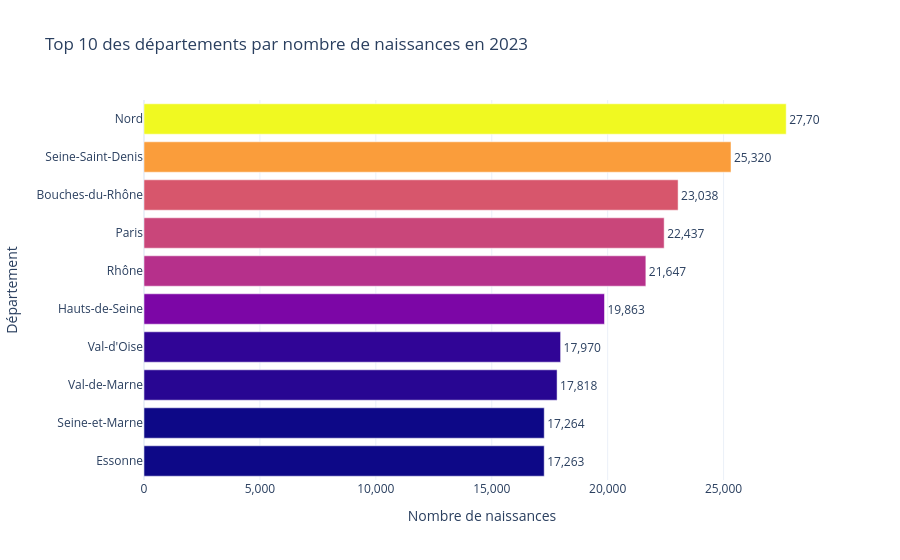

Here is the notebook cell this chart was saved with:
### Markdown cell above
## 3.5 Top 10 des départements en 2023 — barres horizontales Plotly

### Choix de la technique

Un graphique en **barres horizontales** est plus lisible qu'un graphique vertical lorsque les noms des départements sont longs.  
Le tri facilite la comparaison et les étiquettes affichent directement les valeurs.

Plotly permet également d'explorer les données au survol et prépare une intégration simple avec `st.plotly_chart()` dans Streamlit.

### Code cell
# Sélection et tri des dix départements ayant le plus de naissances
top10_departements = (
    df_departements[["zone_géographique", "2023_naissances_totales"]]
    .copy()
    .rename(columns={
        "zone_géographique": "Département",
        "2023_naissances_totales": "Naissances"
    })
)

top10_departements["Naissances"] = pd.to_numeric(
    top10_departements["Naissances"],
    errors="coerce"
)

top10_departements = (
    top10_departements
    .dropna()
    .nlargest(10, "Naissances")
    .sort_values("Naissances", ascending=True)
)

# Création du graphique interactif
fig = px.bar(
    top10_departements,
    x="Naissances",
    y="Département",
    orientation="h",
    color="Naissances",
    text="Naissances",
    title="Top 10 des départements par nombre de naissances en 2023"
)

fig.update_traces(
    texttemplate="%{text:,.0f}",
    textposition="outside",
    hovertemplate="<b>%{y}</b><br>Naissances : %{x:,.0f}<extra></extra>"
)

fig.update_layout(
    template="plotly_white",
    xaxis_title="Nombre de naissances",
    yaxis_title="Département",
    coloraxis_showscale=False,
    margin=dict(r=80)
)

fig.update_xaxes(tickformat=",")
fig.show()

### Figure 1 — Plotly figure (JSON) as saved in the notebook; plotly's stock layout.template omitted (floating-point values rounded to 4 significant figures)
{"data": [{"hovertemplate": "<b>%{y}</b><br>Naissances : %{x:,.0f}<extra></extra>", "legendgroup": "", "marker": {"color": [17260.0, 17260.0, 17820.0, 17970.0, 19860.0, 21650.0, 22440.0, 23040.0, 25320.0, 27700.0], "coloraxis": "coloraxis", "pattern": {"shape": ""}}, "name": "", "orientation": "h", "showlegend": false, "text": [17260.0, 17260.0, 17820.0, 17970.0, 19860.0, 21650.0, 22440.0, 23040.0, 25320.0, 27700.0], "textposition": "outside", "texttemplate": "%{text:,.0f}", "type": "bar", "x": [17260.0, 17260.0, 17820.0, 17970.0, 19860.0, 21650.0, 22440.0, 23040.0, 25320.0, 27700.0], "xaxis": "x", "y": ["Essonne", "Seine-et-Marne", "Val-de-Marne", "Val-d'Oise", "Hauts-de-Seine", "Rhône", "Paris", "Bouches-du-Rhône", "Seine-Saint-Denis", "Nord"], "yaxis": "y"}], "layout": {"barmode": "relative", "coloraxis": {"colorbar": {"title": {"text": "Naissances"}}, "colorscale": [[0, "#0d0887"], [0.1111, "#46039f"], [0.2222, "#7201a8"], [0.3333, "#9c179e"], [0.4444, "#bd3786"], [0.5556, "#d8576b"], [0.6667, "#ed7953"], [0.7778, "#fb9f3a"], [0.8889, "#fdca26"], [1, "#f0f921"]], "showscale": false}, "legend": {"tracegroupgap": 0}, "margin": {"r": 80}, "title": {"text": "Top 10 des départements par nombre de naissances en 2023"}, "xaxis": {"anchor": "y", "domain": [0, 1], "tickformat": ",", "title": {"text": "Nombre de naissances"}}, "yaxis": {"anchor": "x", "domain": [0, 1], "title": {"text": "Département"}}}}
